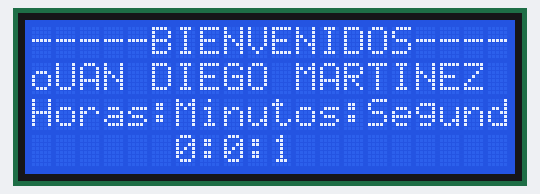
Bench run of a sketch on a simulated Arduino Uno, built with avr-gcc and run on an emulated ATmega328P. Parts: 20×4 character LCD.

Above: at 1.1 s.
At 4.1 s:
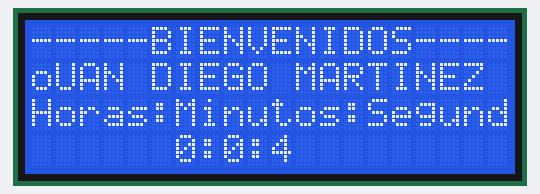
At 9.1 s:
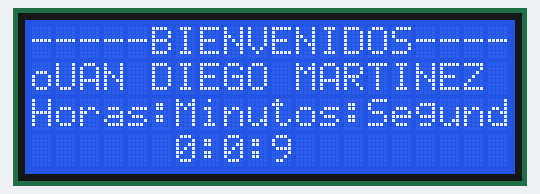
At 15.1 s:
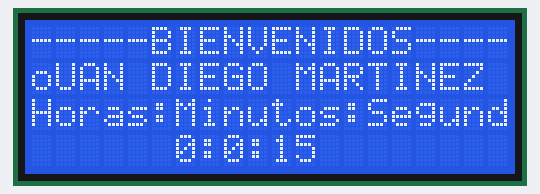
At 20.1 s:
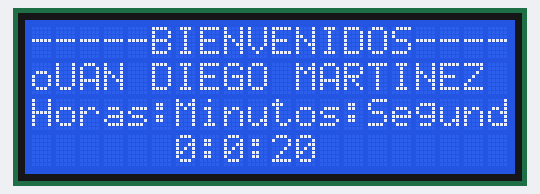
At 38.1 s:
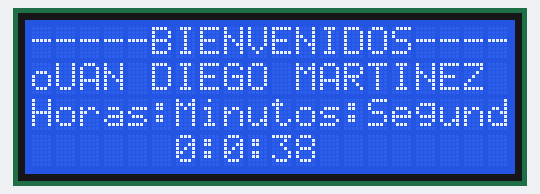

The sketch:

Martinez_Juan__DEBER_4.3_SE.ino
```cpp
/*
 * DEBER 4.3: RELOJ Y PANTALLA LCD 20X4
 * OBJETIVO; Reloj de timer 2 Y PANTALLA LCD 20X4
 * NOMBRE: Juan Diego Martínez
 */
#include <MsTimer2.h>             // libreria Timer 2
#include <LiquidCrystal.h>        // libreria LCD
LiquidCrystal lcd{13, 12, 11, 10, 9, 8};     // objeto de la libreria LCD
int segundos=0;                              // variable de segundos
int minutos=0;                               // variable de minutos
int horas=0;                                 // variable de horas

void setup() {
  lcd.begin(20,4);                // inicio de la LCD 20x4
  MsTimer2::set(1000,reloj);      // configura el timer
   MsTimer2::start();             // inicia el Timer 2
}

void loop() {
}

void reloj()
{
  if(segundos<59)                         //Condicion de segundos
  {
    segundos++;                           //Incremento de variable
  }else{
    segundos=0;
    if(minutos<59)                        //Condicion de minutos
    {
      minutos++;                          //Incremento de variable
    }else{
      minutos=0;
      if(horas<23)                        //Condicion de horas
      {
        horas++;                          //Incremento de variable
      }else{
        horas=0;
      }
    }
  }
  lcd.clear();
  //ENCABEZADO
  lcd.setCursor(0,0);                    // posicion de la LCD
  lcd.print("-----BIENVENIDOS-----");    // impresion de mesaje
  lcd.setCursor(0,1);                    // posicion de la LCD
  lcd.print("JUAN DIEGO MARTINEZ");      // impresion de mesaje
  lcd.setCursor(0,2);                    // posicion de la LCD
  lcd.print("Horas:Minutos:Segundo");    // impresion de mesaje
  // IMPRESION DE DATOS
  lcd.setCursor(6,3);                    // posicion de la LCD.
  lcd.print(String(horas)+String(":"));  // impresion de mesaje
  lcd.setCursor(8,3);                    // posicion de la LCD
  lcd.print(String(minutos)+String(":"));// impresion de mesaje
  lcd.setCursor(10,3);                   // posicion de la LCD
  lcd.print(String(segundos));           // impresion de mesaje
}
```

Measured:
- what the display in image 1 shows lasts 1.0 s, from 4.1 s to 5.1 s
